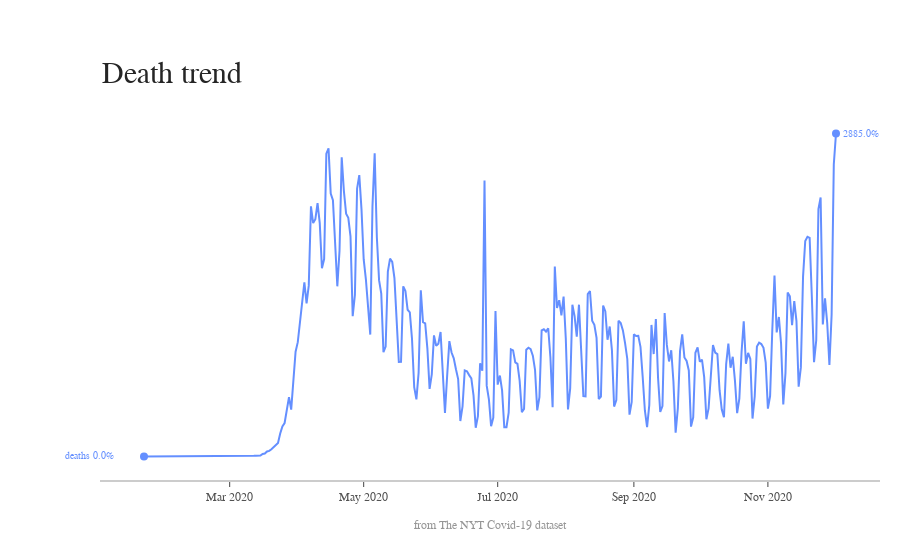

The cell this chart's notebook holds for it:
### Code cell
rc,fig = plotTrend(Source = DeathPerDay,
          title = 'Death trend',
          isPercentage = True,
          dateColumnHeader = 'date',
          labels = ['deaths'],
          credits='from The NYT Covid-19 dataset')
if rc:
    fig.show()

### Figure 1 — Plotly figure (JSON) as saved in the notebook; plotly's stock layout.template omitted (floating-point values rounded to 4 significant figures; data arrays with more than 128 entries replaced by an {"elided": "..."} marker saying what was removed)
{"data": [{"connectgaps": true, "line": {"color": "rgb(100,143,255)", "width": 2}, "mode": "lines", "name": "deaths", "type": "scatter", "x": {"elided": "316 str values"}, "y": {"elided": "316 int values"}}, {"marker": {"color": "rgb(100,143,255)", "size": 8}, "mode": "markers", "type": "scatter", "x": ["2020-01-22", "2020-12-02"], "y": [0, 2885]}], "layout": {"annotations": [{"font": {"color": "rgb(100,143,255)", "family": "Arial", "size": 10}, "showarrow": false, "text": "deaths 0.0%", "x": 0.02, "xanchor": "right", "xref": "paper", "y": 2, "yanchor": "middle"}, {"font": {"color": "rgb(100,143,255)", "family": "Arial", "size": 10}, "showarrow": false, "text": "2885.0%", "x": 0.95, "xanchor": "left", "xref": "paper", "y": 2883, "yanchor": "middle"}, {"font": {"color": "rgb(37,37,37)", "family": "Arial", "size": 30}, "showarrow": false, "text": "Death trend", "x": 0, "xanchor": "left", "xref": "paper", "y": 1.05, "yanchor": "bottom", "yref": "paper"}, {"font": {"color": "rgb(150,150,150)", "family": "Arial", "size": 12}, "showarrow": false, "text": "from The NYT Covid-19 dataset", "x": 0.5, "xanchor": "center", "xref": "paper", "y": -0.1, "yanchor": "top", "yref": "paper"}], "autosize": false, "margin": {"autoexpand": false, "l": 100, "r": 20, "t": 110}, "plot_bgcolor": "white", "showlegend": false, "xaxis": {"linecolor": "rgb(204, 204, 204)", "linewidth": 2, "showgrid": false, "showline": true, "showticklabels": true, "tickfont": {"color": "rgb(82, 82, 82)", "family": "Arial", "size": 12}, "ticks": "outside"}, "yaxis": {"showgrid": false, "showline": false, "showticklabels": false, "zeroline": false}}}
